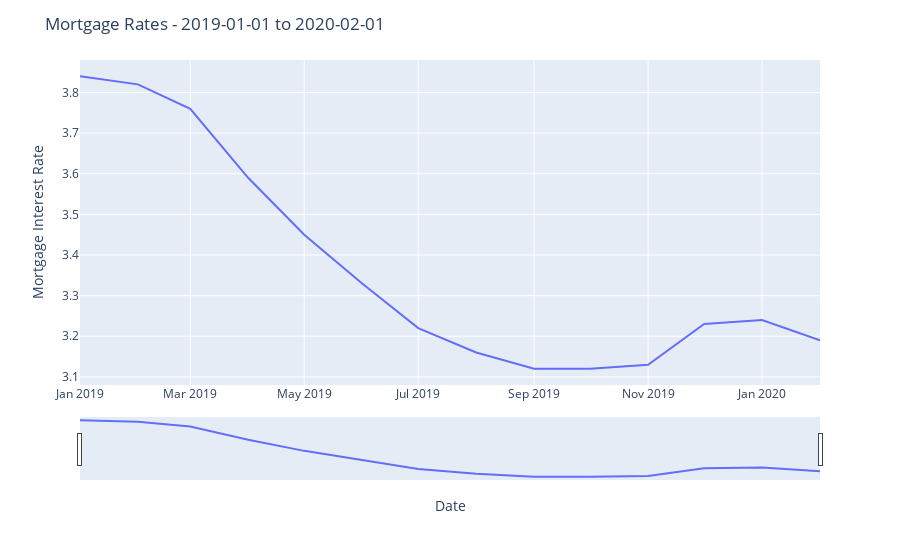

The code cell stored with this chart in its notebook:
### Markdown cell above
#### Mortgage Rate

### Code cell
datetime_mortgage, values_mortgage = parse_govt_data(mortgage_df, 0, 2, "%B %Y")
title_str = 'Mortgage Rates - ' + min(datetime_mortgage) + " to " + max(datetime_mortgage)

#create figure object
fig = px.line(mortgage_df, x=datetime_mortgage, y=values_mortgage)
#add interactive slider, title to X axis
fig.update_xaxes(rangeslider_visible=True, title_text="Date")
fig.update_yaxes(title_text='Mortgage Interest Rate')
fig.update_layout(title_text=title_str)

fig.show()

### Figure 1 — Plotly figure (JSON) as saved in the notebook; plotly's stock layout.template omitted (floating-point values rounded to 4 significant figures)
{"data": [{"hovertemplate": "x=%{x}<br>y=%{y}<extra></extra>", "legendgroup": "", "line": {"color": "#636efa", "dash": "solid"}, "mode": "lines", "name": "", "showlegend": false, "type": "scatter", "x": ["2019-01-01", "2019-02-01", "2019-03-01", "2019-04-01", "2019-05-01", "2019-06-01", "2019-07-01", "2019-08-01", "2019-09-01", "2019-10-01", "2019-11-01", "2019-12-01", "2020-01-01", "2020-02-01"], "xaxis": "x", "y": ["3.84", "3.82", "3.76", "3.59", "3.45", "3.33", "3.22", "3.16", "3.12", "3.12", "3.13", "3.23", "3.24", "3.19"], "yaxis": "y"}], "layout": {"legend": {"tracegroupgap": 0}, "margin": {"t": 60}, "title": {"text": "Mortgage Rates - 2019-01-01 to 2020-02-01"}, "xaxis": {"anchor": "y", "domain": [0, 1], "rangeslider": {"visible": true}, "title": {"text": "Date"}}, "yaxis": {"anchor": "x", "domain": [0, 1], "title": {"text": "Mortgage Interest Rate"}}}}
